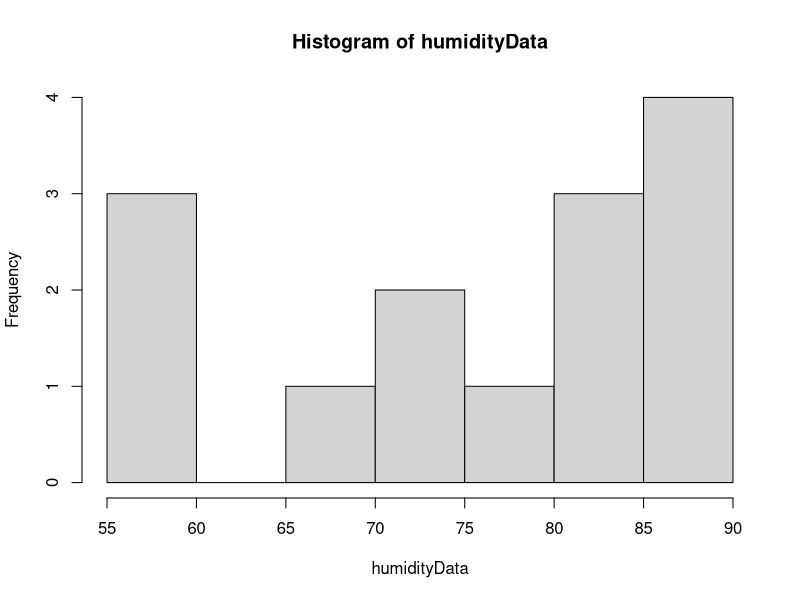
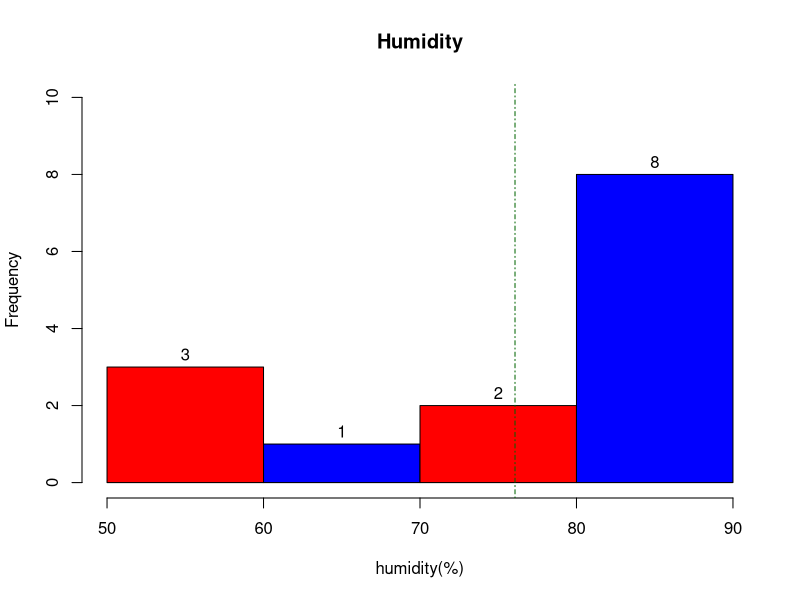
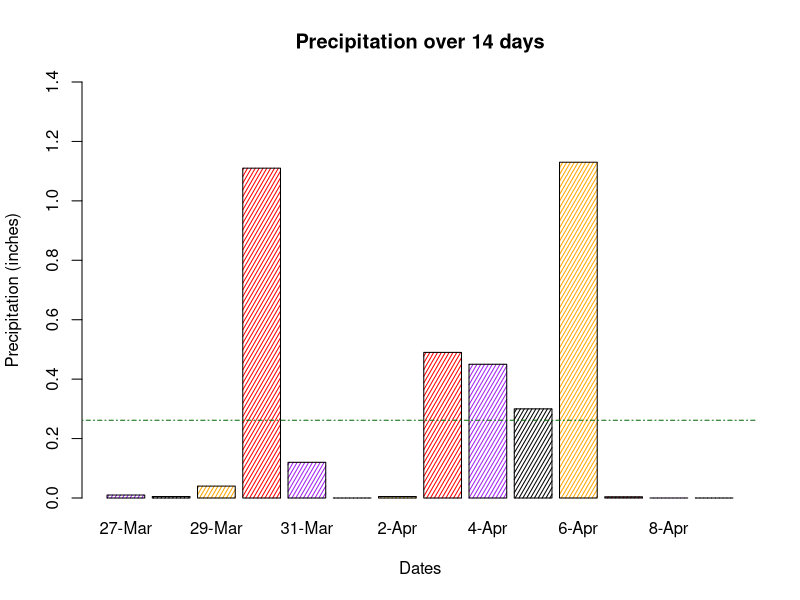
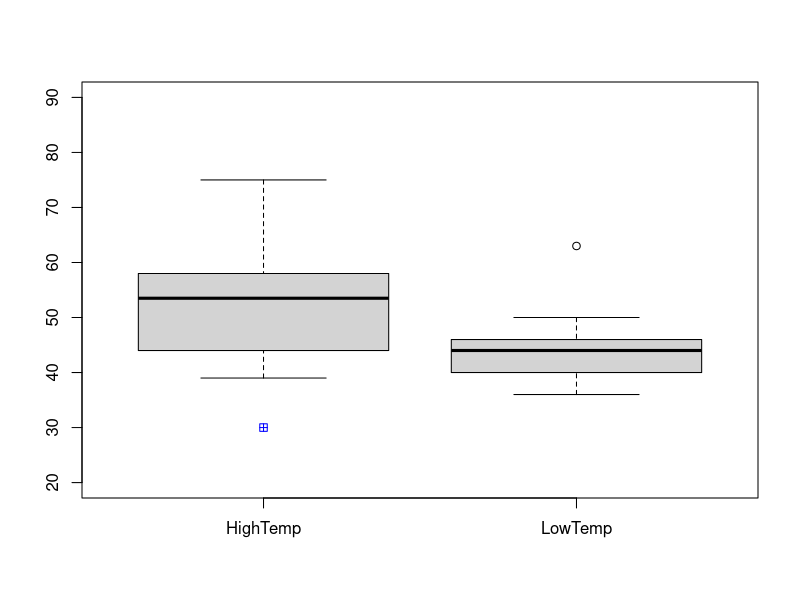

Source code (R) for these figures, in order:
{
rm(list=ls()); options(show.error.locations = TRUE);

weatherData = read.csv("data/LansingWeather3.csv");
humidityData = weatherData[ ,"humidity"];
precipData=weatherData[ ,"precipitation"];
dateData=weatherData[,"date"];
lowTempData=weatherData[ ,"lowTemp"];
highTempData=weatherData[ ,"highTemp"];

hist(humidityData)#hist(dataframe created above just for humidity data)
#description of hist() and all its components
#https://stat.ethz.ch/R-manual/R-devel/library/graphics/html/hist.html

hist(humidityData, labels=TRUE, breaks=4, right=FALSE,
xlab="humidity(%)", col=c("red","blue"), main="Humidity", ylim=c(0,10));
meanHumidity=mean(humidityData); 
abline(v=meanHumidity,col="darkgreen", lty=4);
##abline creates a vertacle line w/ parameter set to (v= vertical bar (data)
barplot(precipData,main="Precipitation over 14 days",xlab="Dates",
        names.arg = dateData,
        ylab="Precipitation (inches)", ylim=c(0,1.4),
        angle=60,density=30,col=c("purple","black","orange","red"));
##barplot paramaters angle=angle of hatch lines,density=30 hashes per inch,
##col=colors for bars in order of col=c(1,2,3,4)
## x lab-assign x axis title then use names.arg=dataFrame to assign x axis values
        meanprecip=mean(precipData);
        abline(h=meanprecip, col="darkgreen", lty=4);
#abline(h= horizontal line)
##BOXPLOT
boxplot(highTempData,lowTempData,    #leave () open when adjusting graph 
        ylim=c(20,90),
        names=c("HighTemp","LowTemp"));
        points(1,30, col="blue", pch=12); # add a point to a box plot
## points(address plot number or y axis position 1 or 2, x axis position)
##pch is pointcharacter size = 
}